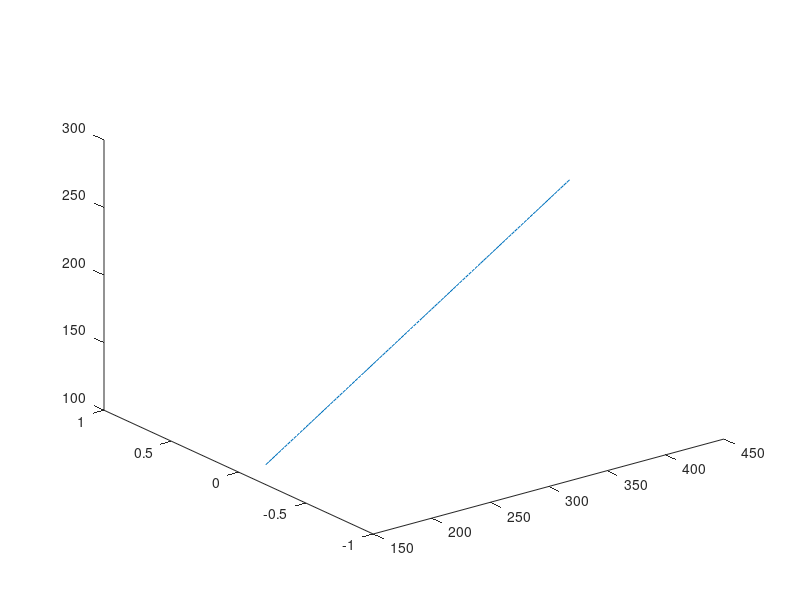

MATLAB code for this plot:
l_rho = linspace(200,500);
l_theta=pi/3;
l_phi=0;

x=l_rho*sin(l_theta)*cos(l_phi);
y=l_rho*sin(l_theta)*sin(l_phi);
z=l_rho*cos(l_theta);

plot3(x,y,z);
clear x y z

